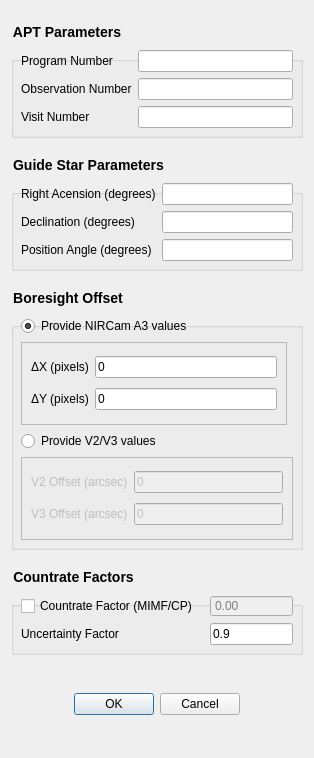
<?xml version="1.0" encoding="UTF-8"?>
<ui version="4.0">
 <class>Dialog</class>
 <widget class="QDialog" name="Dialog">
  <property name="geometry">
   <rect>
    <x>0</x>
    <y>0</y>
    <width>314</width>
    <height>758</height>
   </rect>
  </property>
  <property name="windowTitle">
   <string>Dialog</string>
  </property>
  <layout class="QVBoxLayout" name="verticalLayout">
   <item>
    <spacer name="verticalSpacer_4">
     <property name="orientation">
      <enum>Qt::Vertical</enum>
     </property>
     <property name="sizeType">
      <enum>QSizePolicy::Fixed</enum>
     </property>
     <property name="sizeHint" stdset="0">
      <size>
       <width>20</width>
       <height>13</height>
      </size>
     </property>
    </spacer>
   </item>
   <item>
    <widget class="QGroupBox" name="groupBox">
     <property name="styleSheet">
      <string notr="true">QGroupBox { font-size: 14px; font-weight: bold; margin-top: 16px } QGroupBox::title { top: -16px }</string>
     </property>
     <property name="title">
      <string>APT Parameters</string>
     </property>
     <layout class="QGridLayout" name="gridLayout">
      <item row="0" column="0">
       <widget class="QLabel" name="label">
        <property name="toolTip">
         <string>Three to four digit number describing the APT program</string>
        </property>
        <property name="text">
         <string>Program Number</string>
        </property>
       </widget>
      </item>
      <item row="0" column="1">
       <widget class="QLineEdit" name="lineEdit_programNumber">
        <property name="toolTip">
         <string>Three to four digit number describing the APT program</string>
        </property>
       </widget>
      </item>
      <item row="1" column="0">
       <widget class="QLabel" name="label_2">
        <property name="toolTip">
         <string>Number of the observation within the APT program</string>
        </property>
        <property name="text">
         <string>Observation Number</string>
        </property>
       </widget>
      </item>
      <item row="1" column="1">
       <widget class="QLineEdit" name="lineEdit_observationNumber">
        <property name="toolTip">
         <string>Number of the observation within the APT program</string>
        </property>
       </widget>
      </item>
      <item row="2" column="0">
       <widget class="QLabel" name="label_3">
        <property name="toolTip">
         <string>Number of the visit within the observation</string>
        </property>
        <property name="text">
         <string>Visit Number</string>
        </property>
       </widget>
      </item>
      <item row="2" column="1">
       <widget class="QLineEdit" name="lineEdit_visitNumber">
        <property name="toolTip">
         <string>Number of the visit within the observation</string>
        </property>
       </widget>
      </item>
     </layout>
    </widget>
   </item>
   <item>
    <spacer name="verticalSpacer_3">
     <property name="orientation">
      <enum>Qt::Vertical</enum>
     </property>
     <property name="sizeType">
      <enum>QSizePolicy::Fixed</enum>
     </property>
     <property name="sizeHint" stdset="0">
      <size>
       <width>20</width>
       <height>13</height>
      </size>
     </property>
    </spacer>
   </item>
   <item>
    <widget class="QGroupBox" name="groupBox_2">
     <property name="styleSheet">
      <string notr="true">QGroupBox { font-size: 14px; font-weight: bold; margin-top: 16px } QGroupBox::title { top: -16px }</string>
     </property>
     <property name="title">
      <string>Guide Star Parameters</string>
     </property>
     <layout class="QGridLayout" name="gridLayout_2">
      <item row="0" column="0">
       <widget class="QLabel" name="label_4">
        <property name="toolTip">
         <string>Right acension of the guide star in degrees</string>
        </property>
        <property name="text">
         <string>Right Acension (degrees)</string>
        </property>
       </widget>
      </item>
      <item row="2" column="0">
       <widget class="QLabel" name="label_6">
        <property name="toolTip">
         <string>Position or roll angle of the telescope in degrees</string>
        </property>
        <property name="accessibleName">
         <string/>
        </property>
        <property name="text">
         <string>Position Angle (degrees)</string>
        </property>
       </widget>
      </item>
      <item row="1" column="0">
       <widget class="QLabel" name="label_5">
        <property name="toolTip">
         <string>Declination of the guide star in degrees</string>
        </property>
        <property name="statusTip">
         <string/>
        </property>
        <property name="text">
         <string>Declination (degrees) </string>
        </property>
       </widget>
      </item>
      <item row="2" column="1">
       <widget class="QLineEdit" name="lineEdit_PA">
        <property name="toolTip">
         <string>Position or roll angle of the telescope in degrees</string>
        </property>
        <property name="accessibleName">
         <string/>
        </property>
       </widget>
      </item>
      <item row="1" column="1">
       <widget class="QLineEdit" name="lineEdit_Dec">
        <property name="toolTip">
         <string>Declination of the guide star in degrees</string>
        </property>
        <property name="statusTip">
         <string/>
        </property>
        <property name="text">
         <string/>
        </property>
       </widget>
      </item>
      <item row="0" column="1">
       <widget class="QLineEdit" name="lineEdit_RA">
        <property name="toolTip">
         <string>Right acension of the guide star in degrees</string>
        </property>
       </widget>
      </item>
     </layout>
    </widget>
   </item>
   <item>
    <spacer name="verticalSpacer_2">
     <property name="orientation">
      <enum>Qt::Vertical</enum>
     </property>
     <property name="sizeType">
      <enum>QSizePolicy::Fixed</enum>
     </property>
     <property name="sizeHint" stdset="0">
      <size>
       <width>20</width>
       <height>13</height>
      </size>
     </property>
    </spacer>
   </item>
   <item>
    <widget class="QGroupBox" name="groupBox_3">
     <property name="minimumSize">
      <size>
       <width>0</width>
       <height>260</height>
      </size>
     </property>
     <property name="styleSheet">
      <string notr="true">QGroupBox { font-size: 14px; font-weight: bold; margin-top: 16px } QGroupBox::title { top: -16px }</string>
     </property>
     <property name="title">
      <string>Boresight Offset</string>
     </property>
     <layout class="QGridLayout" name="gridLayout_3">
      <item row="2" column="0" colspan="2">
       <widget class="QRadioButton" name="radioButton_boresightV2V3">
        <property name="text">
         <string>Provide V2/V3 values</string>
        </property>
        <attribute name="buttonGroup">
         <string notr="true">buttonGroup_boresight</string>
        </attribute>
       </widget>
      </item>
      <item row="0" column="0">
       <widget class="QRadioButton" name="radioButton_boresightNIRCam">
        <property name="text">
         <string>Provide NIRCam A3 values</string>
        </property>
        <property name="checked">
         <bool>true</bool>
        </property>
        <attribute name="buttonGroup">
         <string notr="true">buttonGroup_boresight</string>
        </attribute>
       </widget>
      </item>
      <item row="3" column="0" colspan="2">
       <widget class="QFrame" name="frame">
        <property name="enabled">
         <bool>false</bool>
        </property>
        <property name="minimumSize">
         <size>
          <width>0</width>
          <height>40</height>
         </size>
        </property>
        <property name="frameShape">
         <enum>QFrame::StyledPanel</enum>
        </property>
        <property name="frameShadow">
         <enum>QFrame::Raised</enum>
        </property>
        <layout class="QGridLayout" name="gridLayout_5">
         <item row="0" column="0">
          <widget class="QLabel" name="label_7">
           <property name="toolTip">
            <string>Boresight offset in V2 in arcsec</string>
           </property>
           <property name="accessibleName">
            <string/>
           </property>
           <property name="text">
            <string>V2 Offset (arcsec)</string>
           </property>
          </widget>
         </item>
         <item row="0" column="1">
          <widget class="QLineEdit" name="lineEdit_boresightV2">
           <property name="toolTip">
            <string>Boresight offset in V2 in arcsec</string>
           </property>
           <property name="accessibleName">
            <string/>
           </property>
           <property name="text">
            <string>0</string>
           </property>
          </widget>
         </item>
         <item row="1" column="0">
          <widget class="QLabel" name="label_8">
           <property name="toolTip">
            <string>Boresight offset in V3 in arcsec</string>
           </property>
           <property name="accessibleName">
            <string/>
           </property>
           <property name="text">
            <string>V3 Offset (arcsec)</string>
           </property>
          </widget>
         </item>
         <item row="1" column="1">
          <widget class="QLineEdit" name="lineEdit_boresightV3">
           <property name="toolTip">
            <string>Boresight offset in V3 in arcsec</string>
           </property>
           <property name="accessibleName">
            <string/>
           </property>
           <property name="text">
            <string>0</string>
           </property>
          </widget>
         </item>
        </layout>
       </widget>
      </item>
      <item row="1" column="0">
       <widget class="QFrame" name="frame_2">
        <property name="minimumSize">
         <size>
          <width>0</width>
          <height>40</height>
         </size>
        </property>
        <property name="frameShape">
         <enum>QFrame::StyledPanel</enum>
        </property>
        <property name="frameShadow">
         <enum>QFrame::Raised</enum>
        </property>
        <layout class="QGridLayout" name="gridLayout_6">
         <item row="0" column="1">
          <widget class="QLineEdit" name="lineEdit_boresightX">
           <property name="text">
            <string>0</string>
           </property>
          </widget>
         </item>
         <item row="0" column="0">
          <widget class="QLabel" name="label_10">
           <property name="text">
            <string>ΔX (pixels)</string>
           </property>
          </widget>
         </item>
         <item row="1" column="0">
          <widget class="QLabel" name="label_11">
           <property name="text">
            <string>ΔY (pixels)</string>
           </property>
          </widget>
         </item>
         <item row="1" column="1">
          <widget class="QLineEdit" name="lineEdit_boresightY">
           <property name="text">
            <string>0</string>
           </property>
          </widget>
         </item>
        </layout>
       </widget>
      </item>
     </layout>
    </widget>
   </item>
   <item>
    <spacer name="verticalSpacer_5">
     <property name="orientation">
      <enum>Qt::Vertical</enum>
     </property>
     <property name="sizeType">
      <enum>QSizePolicy::Fixed</enum>
     </property>
     <property name="sizeHint" stdset="0">
      <size>
       <width>20</width>
       <height>13</height>
      </size>
     </property>
    </spacer>
   </item>
   <item>
    <widget class="QGroupBox" name="groupBox_4">
     <property name="sizePolicy">
      <sizepolicy hsizetype="Preferred" vsizetype="Preferred">
       <horstretch>0</horstretch>
       <verstretch>0</verstretch>
      </sizepolicy>
     </property>
     <property name="minimumSize">
      <size>
       <width>290</width>
       <height>0</height>
      </size>
     </property>
     <property name="styleSheet">
      <string notr="true">QGroupBox { font-size: 14px; font-weight: bold; margin-top: 16px } QGroupBox::title { top: -16px }</string>
     </property>
     <property name="title">
      <string>Countrate Factors</string>
     </property>
     <layout class="QGridLayout" name="gridLayout_4">
      <item row="1" column="0" colspan="2">
       <widget class="QLabel" name="label_9">
        <property name="toolTip">
         <string>&lt;html&gt;&lt;head/&gt;&lt;body&gt;&lt;p&gt;The uncertainty in the brightness of the guide and reference stars; e.g. if the uncertainty factor is 0.9, then a star with a countrate of 100 will have an uncertainty of 90&lt;/p&gt;&lt;/body&gt;&lt;/html&gt;</string>
        </property>
        <property name="text">
         <string>Uncertainty Factor</string>
        </property>
       </widget>
      </item>
      <item row="0" column="0">
       <widget class="QCheckBox" name="checkBox_countrateFactor">
        <property name="toolTip">
         <string>&lt;html&gt;&lt;head/&gt;&lt;body&gt;&lt;p&gt;A factor by which to multiply the count rate of the guide star; for use in MIMF and CP where segments are stacked but unphased and the brightness might vary&lt;/p&gt;&lt;/body&gt;&lt;/html&gt;</string>
        </property>
        <property name="text">
         <string>Countrate Factor (MIMF/CP)</string>
        </property>
       </widget>
      </item>
      <item row="0" column="2" colspan="2">
       <widget class="QDoubleSpinBox" name="doubleSpinBox_countrateFactor">
        <property name="enabled">
         <bool>false</bool>
        </property>
        <property name="toolTip">
         <string>&lt;html&gt;&lt;head/&gt;&lt;body&gt;&lt;p&gt;A factor by which to multiply the count rate of the guide star; for use in MIMF and CP where segments are stacked but unphased and the brightness might vary&lt;/p&gt;&lt;/body&gt;&lt;/html&gt;</string>
        </property>
        <property name="whatsThis">
         <string/>
        </property>
        <property name="styleSheet">
         <string notr="true">.QDoubleSpinBox:disabled {color: grey}</string>
        </property>
        <property name="buttonSymbols">
         <enum>QAbstractSpinBox::NoButtons</enum>
        </property>
        <property name="maximum">
         <double>1.000000000000000</double>
        </property>
        <property name="singleStep">
         <double>0.100000000000000</double>
        </property>
       </widget>
      </item>
      <item row="1" column="2" colspan="2">
       <widget class="QLineEdit" name="lineEdit_countrateUncertainty">
        <property name="toolTip">
         <string>&lt;html&gt;&lt;head/&gt;&lt;body&gt;&lt;p&gt;The uncertainty in the brightness of the guide and reference stars; e.g. if the uncertainty factor is 0.9, then a star with a countrate of 100 will have an uncertainty of 90&lt;/p&gt;&lt;/body&gt;&lt;/html&gt;</string>
        </property>
        <property name="text">
         <string>0.9</string>
        </property>
       </widget>
      </item>
     </layout>
    </widget>
   </item>
   <item>
    <widget class="QDialogButtonBox" name="buttonBox">
     <property name="sizePolicy">
      <sizepolicy hsizetype="Expanding" vsizetype="Preferred">
       <horstretch>0</horstretch>
       <verstretch>0</verstretch>
      </sizepolicy>
     </property>
     <property name="orientation">
      <enum>Qt::Horizontal</enum>
     </property>
     <property name="standardButtons">
      <set>QDialogButtonBox::Cancel|QDialogButtonBox::Ok</set>
     </property>
     <property name="centerButtons">
      <bool>true</bool>
     </property>
    </widget>
   </item>
  </layout>
 </widget>
 <resources/>
 <connections>
  <connection>
   <sender>buttonBox</sender>
   <signal>accepted()</signal>
   <receiver>Dialog</receiver>
   <slot>accept()</slot>
   <hints>
    <hint type="sourcelabel">
     <x>256</x>
     <y>750</y>
    </hint>
    <hint type="destinationlabel">
     <x>157</x>
     <y>274</y>
    </hint>
   </hints>
  </connection>
  <connection>
   <sender>buttonBox</sender>
   <signal>rejected()</signal>
   <receiver>Dialog</receiver>
   <slot>reject()</slot>
   <hints>
    <hint type="sourcelabel">
     <x>283</x>
     <y>750</y>
    </hint>
    <hint type="destinationlabel">
     <x>283</x>
     <y>274</y>
    </hint>
   </hints>
  </connection>
  <connection>
   <sender>checkBox_countrateFactor</sender>
   <signal>toggled(bool)</signal>
   <receiver>doubleSpinBox_countrateFactor</receiver>
   <slot>setEnabled(bool)</slot>
   <hints>
    <hint type="sourcelabel">
     <x>54</x>
     <y>59</y>
    </hint>
    <hint type="destinationlabel">
     <x>254</x>
     <y>62</y>
    </hint>
   </hints>
  </connection>
  <connection>
   <sender>radioButton_boresightV2V3</sender>
   <signal>toggled(bool)</signal>
   <receiver>frame_2</receiver>
   <slot>setDisabled(bool)</slot>
   <hints>
    <hint type="sourcelabel">
     <x>114</x>
     <y>482</y>
    </hint>
    <hint type="destinationlabel">
     <x>104</x>
     <y>631</y>
    </hint>
   </hints>
  </connection>
  <connection>
   <sender>radioButton_boresightNIRCam</sender>
   <signal>toggled(bool)</signal>
   <receiver>frame</receiver>
   <slot>setDisabled(bool)</slot>
   <hints>
    <hint type="sourcelabel">
     <x>66</x>
     <y>601</y>
    </hint>
    <hint type="destinationlabel">
     <x>66</x>
     <y>566</y>
    </hint>
   </hints>
  </connection>
 </connections>
 <buttongroups>
  <buttongroup name="buttonGroup_boresight"/>
 </buttongroups>
</ui>
